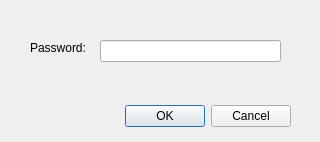
<?xml version="1.0" encoding="UTF-8"?>
<ui version="4.0">
 <class>PasswordDialog</class>
 <widget class="QDialog" name="PasswordDialog">
  <property name="geometry">
   <rect>
    <x>0</x>
    <y>0</y>
    <width>320</width>
    <height>142</height>
   </rect>
  </property>
  <property name="windowTitle">
   <string>Enter Password</string>
  </property>
  <widget class="QDialogButtonBox" name="buttonBox">
   <property name="geometry">
    <rect>
     <x>30</x>
     <y>100</y>
     <width>261</width>
     <height>32</height>
    </rect>
   </property>
   <property name="orientation">
    <enum>Qt::Horizontal</enum>
   </property>
   <property name="standardButtons">
    <set>QDialogButtonBox::Cancel|QDialogButtonBox::Ok</set>
   </property>
  </widget>
  <widget class="QLabel" name="label">
   <property name="geometry">
    <rect>
     <x>30</x>
     <y>40</y>
     <width>61</width>
     <height>16</height>
    </rect>
   </property>
   <property name="text">
    <string>Password:</string>
   </property>
  </widget>
  <widget class="QLineEdit" name="lePassword">
   <property name="geometry">
    <rect>
     <x>100</x>
     <y>40</y>
     <width>181</width>
     <height>22</height>
    </rect>
   </property>
   <property name="maxLength">
    <number>30</number>
   </property>
   <property name="echoMode">
    <enum>QLineEdit::Password</enum>
   </property>
  </widget>
 </widget>
 <resources/>
 <connections>
  <connection>
   <sender>buttonBox</sender>
   <signal>accepted()</signal>
   <receiver>PasswordDialog</receiver>
   <slot>accept()</slot>
   <hints>
    <hint type="sourcelabel">
     <x>248</x>
     <y>254</y>
    </hint>
    <hint type="destinationlabel">
     <x>157</x>
     <y>274</y>
    </hint>
   </hints>
  </connection>
  <connection>
   <sender>buttonBox</sender>
   <signal>rejected()</signal>
   <receiver>PasswordDialog</receiver>
   <slot>reject()</slot>
   <hints>
    <hint type="sourcelabel">
     <x>316</x>
     <y>260</y>
    </hint>
    <hint type="destinationlabel">
     <x>286</x>
     <y>274</y>
    </hint>
   </hints>
  </connection>
 </connections>
</ui>
